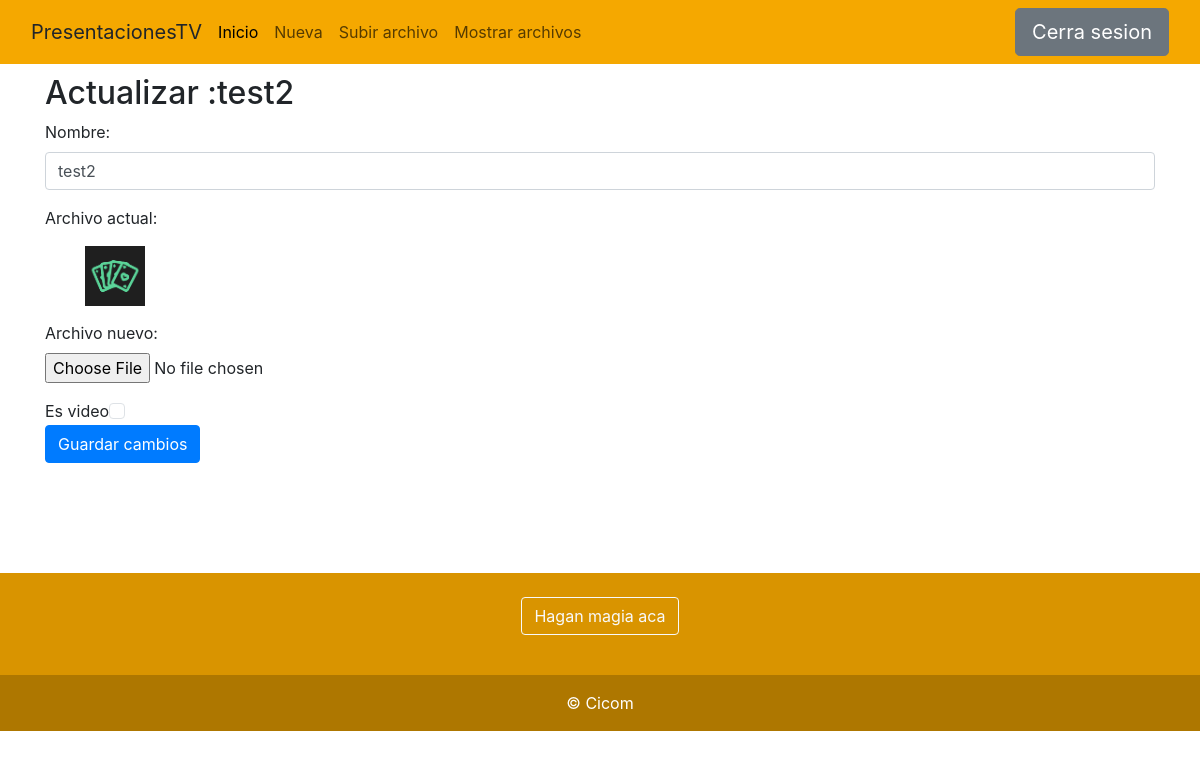
The page /editar-archivo/18 (signed in) on the database as committed earlier.
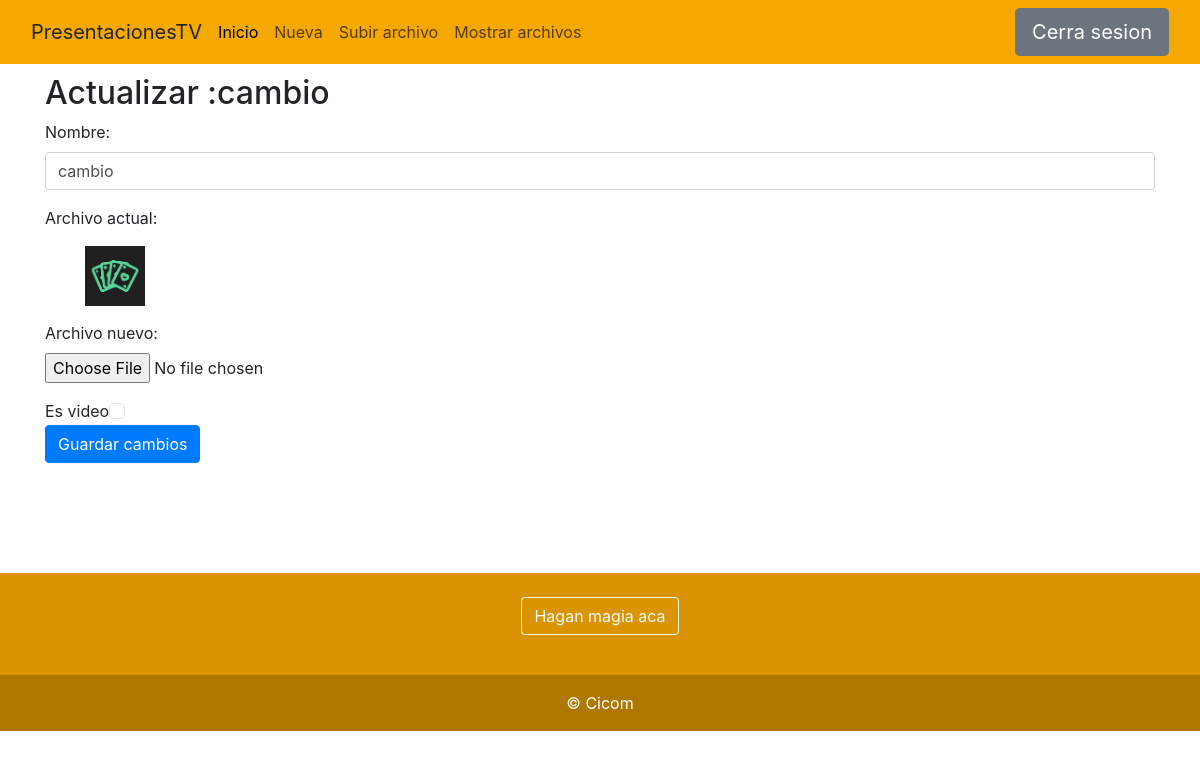
The same page on the database as committed later.
### ImagenesApp/models.py (models this page shows, shortened)
class Archivo(models.Model):
    nombre = models.CharField(max_length=255)
    archivo = models.FileField(upload_to='archivos/')  # Ajusta la carpeta según tus necesidades
    es_video = models.BooleanField(default=False)

### ImagenesApp/views.py (the view)
# urls.py: path('editar-archivo/<int:pk>', views.EditarArchivo.as_view(), name='editar_archivo'),
@method_decorator(login_required, name='dispatch')
class EditarArchivo(UpdateView):
    model = Archivo
    form_class = EditarArchivos
    template_name = 'ImagenesApp/editar_archivo.html'
    success_url = reverse_lazy('imagen:archivo-list')

### ImagenesApp/forms.py
class EditarArchivos(forms.ModelForm):
    class Meta:
        model = Archivo
        fields = ('nombre', 'archivo', 'es_video')
        widgets = {
            'nombre': forms.TextInput(attrs={'class': 'form-control'}),
            'archivo': forms.FileInput(attrs={'class': 'form-control-file'}),
            'es_video': forms.CheckboxInput(attrs={'class': 'form-check-input'}),
        }

### ImagenesApp/templates/ImagenesApp/editar_archivo.html (shortened to what this page needs)
{%extends 'base.html'%}
{% block content %}
<div class="container" style="margin-bottom:110px;">
<h2 style="margin-top:10px;">Actualizar :{{ object.nombre }}</h2>
<form method="post" enctype="multipart/form-data" class="form-group">
    <div class="form-group">
     <label for="{{ form.nombre.id_for_label }}" >Nombre:</label>
      {{ form.nombre }}
    </div>
    <div class="form-group">
      <p> Archivo actual: </p>
      <img src="{{ archivo.archivo.url }}" style="width: 60px; height: 60px; margin-left:40px; margin-bottom:15px;"/><br>
      <label for="{{ form.archivo.id_for_label }}" >Archivo nuevo:</label>
      {{ form.archivo }}
    </div>
    <div class="form-check form-check-inline" >
    <label class="form-check-label" for="{{ form.es_video.id_for_label }}" >Es video</label>
    {{ form.es_video }}
    </div>
    <br>
    <button type="submit" class="btn btn-primary">Guardar cambios</button>
  </form>
</div>
{%endblock%}

Rows that differ between the two databases and show on the page:
changed Archivo: nombre "test2" → "cambio"
